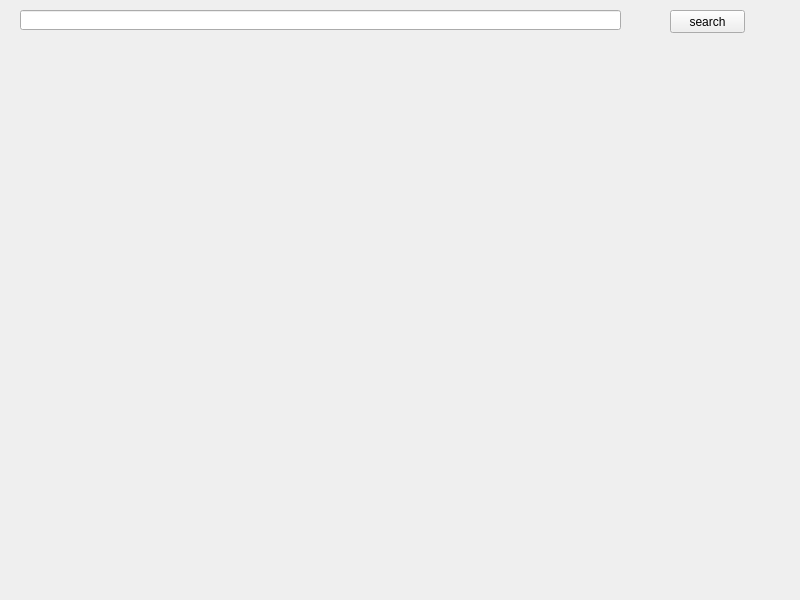
<?xml version="1.0" encoding="UTF-8"?>
<ui version="4.0">
 <class>LineChart</class>
 <widget class="QWidget" name="LineChart">
  <property name="geometry">
   <rect>
    <x>0</x>
    <y>0</y>
    <width>800</width>
    <height>600</height>
   </rect>
  </property>
  <property name="minimumSize">
   <size>
    <width>800</width>
    <height>600</height>
   </size>
  </property>
  <property name="maximumSize">
   <size>
    <width>1000</width>
    <height>750</height>
   </size>
  </property>
  <property name="windowTitle">
   <string>Form</string>
  </property>
  <widget class="QChartView" name="widget" native="true">
   <property name="geometry">
    <rect>
     <x>10</x>
     <y>50</y>
     <width>781</width>
     <height>491</height>
    </rect>
   </property>
   <property name="minimumSize">
    <size>
     <width>400</width>
     <height>300</height>
    </size>
   </property>
   <property name="maximumSize">
    <size>
     <width>800</width>
     <height>600</height>
    </size>
   </property>
  </widget>
  <widget class="QLineEdit" name="lineEdit_uid">
   <property name="geometry">
    <rect>
     <x>20</x>
     <y>10</y>
     <width>601</width>
     <height>20</height>
    </rect>
   </property>
  </widget>
  <widget class="QPushButton" name="btn_search">
   <property name="geometry">
    <rect>
     <x>670</x>
     <y>10</y>
     <width>75</width>
     <height>23</height>
    </rect>
   </property>
   <property name="text">
    <string>search</string>
   </property>
  </widget>
 </widget>
 <customwidgets>
  <customwidget>
   <class>QChartView</class>
   <extends>QWidget</extends>
   <header location="global">QChartView</header>
   <container>1</container>
  </customwidget>
 </customwidgets>
 <resources/>
 <connections/>
</ui>
